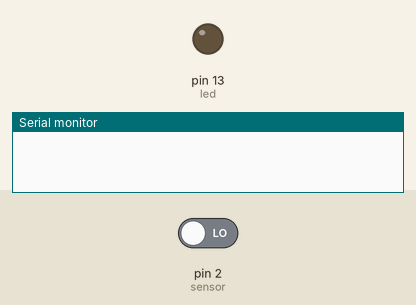
This sketch was run on a simulated Arduino Uno, built with avr-gcc and run on an emulated ATmega328P. Shown: output pins drawn as LEDs (lit = HIGH), the last lines printed to the serial monitor. The inputs (shaded band) are chosen by the test bench; at power-on: pin 2 (sensor) LOW.

Above: at 1.2 s.
1.3 s: pin 2 (sensor) driven HIGH
At 1.7 s:
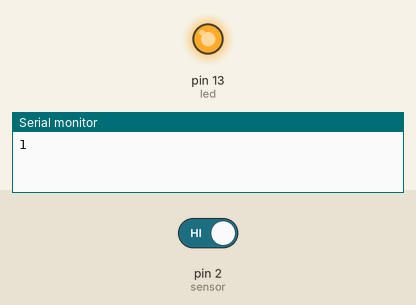
2.8 s: pin 2 (sensor) driven LOW
At 4.0 s:
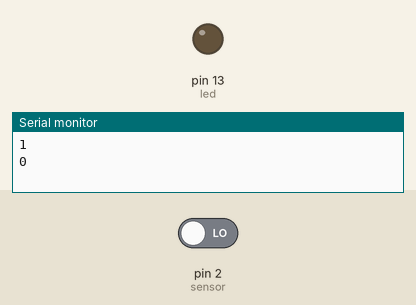
Timing chart, 0 to 5.8 s (numbered marks = the images above; inputs shaded):
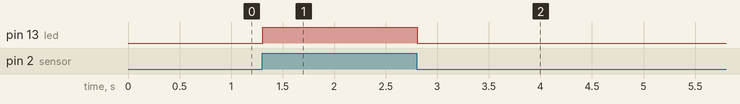

Measured:
- after the input at 1.3 s, pin 13 (led): LOW → HIGH at once
- after the input at 2.8 s, pin 13 (led): HIGH → LOW at once

The sketch:

Task_1.2P.ino
```cpp
const int led = 13;
const int sensor = 2;

int currentstate = LOW;
void setup() {
  pinMode(led, OUTPUT);
  pinMode(sensor, INPUT);
  Serial.begin(9600);
 attachInterrupt(0, pin_INTERRUPT, CHANGE);

}

void loop() {
}

void pin_INTERRUPT(){
   currentstate = digitalRead(sensor);
  Serial.println(currentstate);
  delay(1000);
  if (currentstate == HIGH) {
    digitalWrite(led,HIGH);
  }
  else{
    digitalWrite(led,LOW);
  }
}
```
